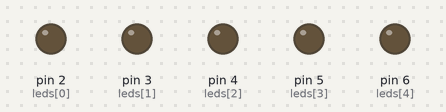
The sketch below on a simulated Arduino Uno, built with avr-gcc and run on an emulated ATmega328P. Parts: output pins drawn as LEDs (lit = HIGH).

Above: at 0.05 s.
At 0.75 s:
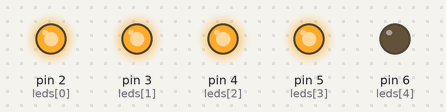
At 1.3 s:
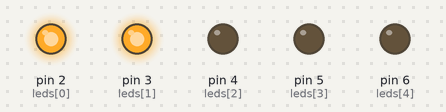
At 1.95 s:
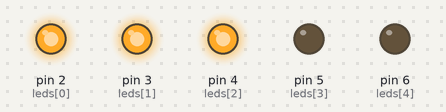
At 3.3 s:
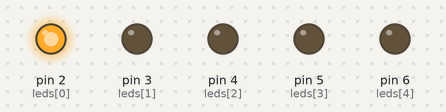
At 3.9 s:
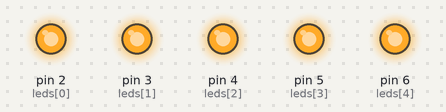
Timing chart, 0 to 5.1 s (numbered marks = the images above):
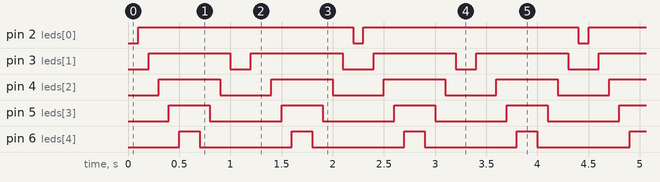

Measured:
- by itself, pin 2 (leds[0]): alternates HIGH for 2.1 s and LOW for 0.10 s
- by itself, pin 3 (leds[1]): repeats every 2.2 s: LOW 0.20 s, HIGH 0.90 s, LOW 0.30 s, HIGH 0.80 s
- by itself, pin 4 (leds[2]): alternates HIGH for 0.60 s and LOW for 0.50 s
- by itself, pin 5 (leds[3]): alternates HIGH for 0.40 s and LOW for 0.70 s
- by itself, pin 6 (leds[4]): alternates HIGH for 0.20 s and LOW for 0.90 s

The sketch:

EXERCICIO_2.ino
```cpp
// DECLARAÇÃO DE VARIÁVEIS GLOBAIS.

int leds[5] = {2,3,4,5,6};
bool estadosLed[5] = {true, true, true, true, true};
unsigned long tempoAnterior = 0;
int i = 0;
bool sentido = true;

void setup() {

  // INCIALIZAÇÃO DOS PINOS DOS LEDS
  for (i = 0; i < 5; i++) {
    pinMode(leds[i], OUTPUT);
  }
  i = 0;
}

void loop() {

  // VERIFICAÇÃO DE TEMPO COM MILLIS()
  unsigned long tempoAtual = millis();
  if (tempoAtual - tempoAnterior >= 100) {

    // TROCA DE ESTADO DO LED
    digitalWrite(leds[i], estadosLed[i]);
    estadosLed[i] = !estadosLed[i];

    // ATUALIZAÇÃO DO ITERADOR

    if (sentido == true) {
        if (i == 5) {
        	sentido = false;

        } else {
            i++;
        }

    }
    if (sentido == false){
        if (i == 0) {
      	    sentido = true;
        } else {
            i--;
        }
    }

    // ATUALIZAÇÃO PARA FUNCIONAMENTO DO MILLIS()
    tempoAnterior = millis();
  }
}
```
